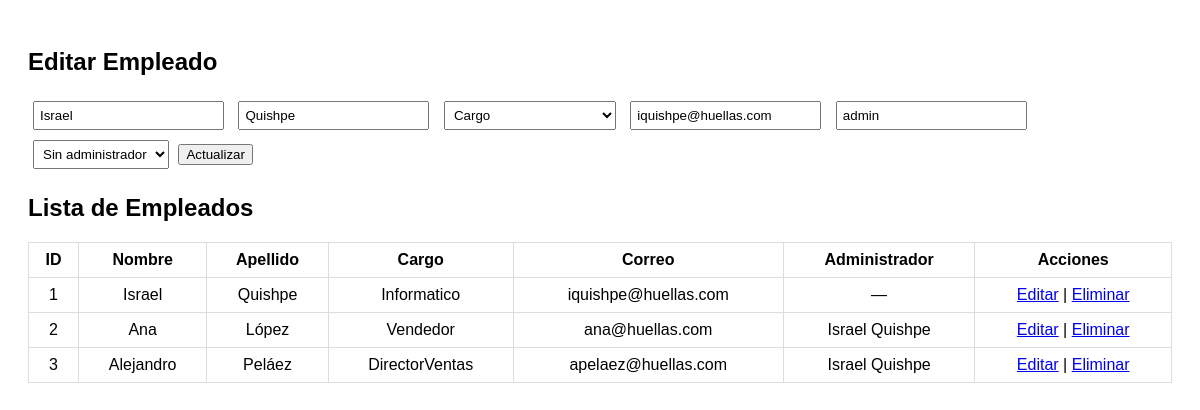
The page /views/listaEmpleados.php?editar=1 on the database its author committed.
### tables this page shows
CREATE TABLE empleados (
  num_empleado int NOT NULL AUTO_INCREMENT,
  nombre varchar(50) DEFAULT NULL,
  apellido varchar(50) DEFAULT NULL,
  cargo varchar(50) DEFAULT NULL,
  correo varchar(50) UNIQUE DEFAULT NULL,
  clave varchar(50) not null,
  administrador int DEFAULT NULL,
  PRIMARY KEY (num_empleado),
  CONSTRAINT empleados_fk2 FOREIGN KEY (administrador) REFERENCES empleados (num_empleado)
);

### views/listaEmpleados.php (the view, shortened to what this page needs)
<?php
include '../conn.php';
$editarEmpleado = null;
if (isset($_GET['editar'])) {
    $id = $_GET['editar'];
    $result = $conn->query("SELECT * FROM empleados WHERE num_empleado = $id");
    $editarEmpleado = $result->fetch_assoc();
}
$empleados = $conn->query("
    SELECT e.*, a.nombre AS admin_nombre, a.apellido AS admin_apellido
    FROM empleados e
    LEFT JOIN empleados a ON e.administrador = a.num_empleado
");
?>
<!DOCTYPE html>
<html lang="es">
<head>
</head>
<body>
    <h2><?php echo $editarEmpleado ? "Editar Empleado" : "Nuevo Empleado"; ?></h2>
    <form method="POST">
        <input type="text" name="nombre" placeholder="Nombre" value="<?= $editarEmpleado['nombre'] ?? '' ?>" required>
        <input type="text" name="apellido" placeholder="Apellido" value="<?= $editarEmpleado['apellido'] ?? '' ?>" required>
        <select name="cargo" placeholder="Cargo" value="<?= $editarEmpleado['cargo'] ?? '' ?>" required>
            <option value="">Cargo</option>
        </select>
        <input type="email" name="correo" placeholder="Correo" value="<?= $editarEmpleado['correo'] ?? '' ?>" required>
        <input type="text" name="clave" placeholder="Clave" value="<?= $editarEmpleado['clave'] ?? '' ?>" required>
        <select name="administrador">
            <option value="">Sin administrador</option>
        </select>
        <?php if ($editarEmpleado): ?>
            <button type="submit" name="actualizar">Actualizar</button>
        <?php else: ?>
            <button type="submit" name="insertar">Insertar</button>
        <?php endif; ?>
    </form>
    <h2>Lista de Empleados</h2>
    <table>
        <tr>
            <th>ID</th><th>Nombre</th><th>Apellido</th><th>Cargo</th><th>Correo</th><th>Administrador</th><th>Acciones</th>
        </tr>
        <?php while ($emp = $empleados->fetch_assoc()): ?>
            <tr>
                <td><?= $emp['num_empleado'] ?></td>
                <td><?= $emp['nombre'] ?></td>
                <td><?= $emp['apellido'] ?></td>
                <td><?= $emp['cargo'] ?></td>
                <td><?= $emp['correo'] ?></td>
                <td><?= $emp['admin_nombre'] ? $emp['admin_nombre'] . ' ' . $emp['admin_apellido'] : '—' ?></td>
                <td>
                    <a href="?editar=<?= $emp['num_empleado'] ?>">Editar</a> |
                    <a href="?eliminar=<?= $emp['num_empleado'] ?>" onclick="return confirm('¿Eliminar este empleado?')">Eliminar</a>
                </td>
            </tr>
        <?php endwhile; ?>
    </table>
</body>
</html>

### views/listaEmpleados.php (style rules this page uses)
body { font-family: Arial, sans-serif; padding: 20px; }
table { border-collapse: collapse; width: 100%; margin-top: 20px; }
th, td { border: 1px solid #ddd; padding: 8px; text-align: center; }
form { margin-top: 20px; }
input, select { padding: 5px; margin: 5px; }

### rows shown on the page
empleados: nombre "Israel", apellido "Quishpe", correo "iquishpe@huellas.com", clave "admin", num_empleado "1", cargo "Informatico"
empleados: num_empleado "2", nombre "Ana", apellido "López", cargo "Vendedor", correo "ana@huellas.com", administrador.nombre "Israel", administrador.apellido "Quishpe"
empleados: num_empleado "3", nombre "Alejandro", apellido "Peláez", cargo "DirectorVentas", correo "apelaez@huellas.com", administrador.nombre "Israel", administrador.apellido "Quishpe"
